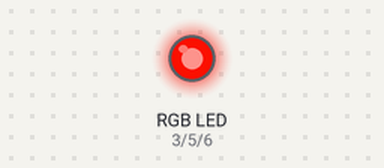
Bench run of a sketch on a simulated Arduino Mega 2560, built with avr-gcc and run on an emulated ATmega2560. On the bench: an RGB LED mixed from three pins (HIGH = lit).

Above: at 0.15 s.
At 2.25 s:
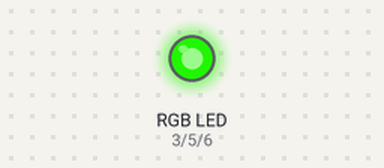
At 8.41 s:
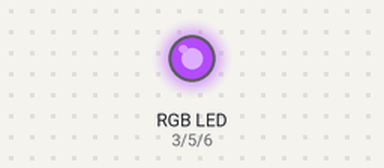
At 16.68 s:
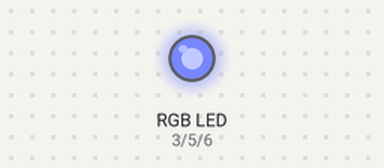
At 24.95 s:
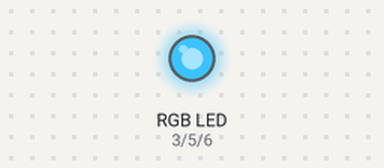
At 33.3 s:
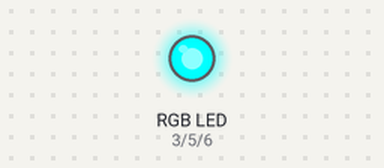
Timing chart, 0 to 40.0 s (numbered marks = the images above):
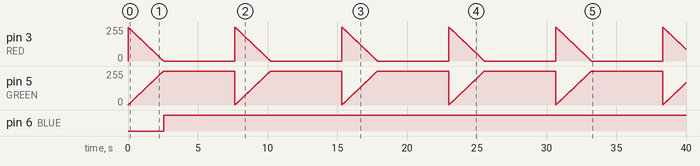

Measured:
- by itself, pin 3 (RED): ramps from 254/255 to 0/255 and jumps back, once every 7.7 s
- by itself, pin 5 (GREEN): ramps from 1/255 to 255/255 and jumps back, once every 7.7 s
- by itself, pin 6 (BLUE): LOW → HIGH at 2.6 s

The sketch:

tmi04_RGB_LED.ino
```cpp
//adapted from www.elegoo.com for Mega 2560 Starter Kit

// Define Pins
const int BLUE = 6;
const int GREEN = 5;
const int RED = 3;

void setup(){
  pinMode(RED, OUTPUT);
  pinMode(GREEN, OUTPUT);
  pinMode(BLUE, OUTPUT);
  digitalWrite(RED, HIGH);
  digitalWrite(GREEN, LOW);
  digitalWrite(BLUE, LOW);
}

int redVal;
int greenVal;
int blueVal;

void loop(){
  const int tDelay = 10;

  redVal = 255;
  greenVal = 0;
  blueVal = 0;

// fade out red, bring green in
  for(int i = 0; i < 255; i += 1){
    redVal -= 1; // was set to 255 previously
    greenVal += 1; //

    analogWrite(RED, redVal);
    analogWrite(GREEN, greenVal);
    delay(tDelay);
  }

  redVal = 0;
  greenVal = 0;
  blueVal = 255;

// fade out blue, bring in blue
  for(int i = 0; i < 255; i += 1){
    greenVal -= 1;
    blueVal += 1;
    analogWrite(GREEN, greenVal);
    analogWrite(BLUE, blueVal);
    delay(tDelay);
  }

  redVal = 0;
  greenVal = 0;
  blueVal =255;

  // fade out blue, bring red in
  for(int i = 0; i < 255; i += 1){
    analogWrite(BLUE, blueVal);
    analogWrite(RED, redVal);
    delay(tDelay);
  }

}
```
